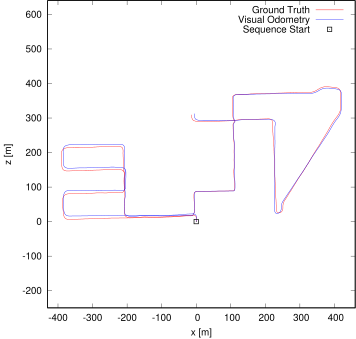

Here is the gnuplot script that generated this plot:
set term postscript eps enhanced color
set output "08.eps"
set size ratio -1
set xrange [-430:460]
set yrange [-250:640]
set xlabel "x [m]"
set ylabel "z [m]"
plot "08.txt" using 1:2 lc rgb "#FF0000" title 'Ground Truth' w lines,"08.txt" using 3:4 lc rgb "#0000FF" title 'Visual Odometry' w lines,"< head -1 08.txt" using 1:2 lc rgb "#000000" pt 4 ps 1 lw 2 title 'Sequence Start' w points
